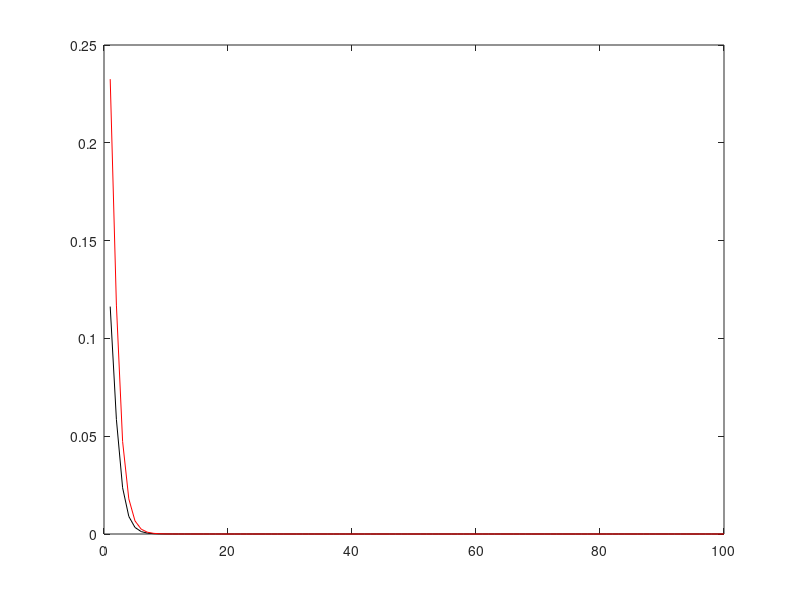

This figure's MATLAB source:
%%HW 4

%1)

% differential equation in matrix form
%A = [ 0 0 -1; 2 0 0; -1 2 4];
%I = [1 0 0; 0 1 0; 0 0 1];

%A_e = eig(A)

% eigenvalues of the matrix A

%sigma_1 = A_e(1);
%sigma_2 = A_e(2);
%sigma_3 = A_e(3);

%A_1 = A - sigma_1*I;
%rref(A_1);

%A_2 = A - sigma_2*I;
%rref(A_2);

%A_3 = A - sigma_3*I;
%rref(A_3);

%B = [-1 -1 -2 7; 2 -2 -1 5; -1 1 8 5];
%rref(B)

%2) Radioactive Nuclei decay dN/dt = -lambda * N

t = linspace(1,100,100);

s1 = 1;
s2 = 2;
N0 = 0.5;

N2 = s1 * N0 * (s2 - s1)*(exp(-s1*t) - exp(-s2*t))

plot(N2, 'k' )

hold on

s3 = 2;
s4 = 1;

N2_1 = s3 * N0 * (s4 - s3)*(exp(-s3*t) - exp(-s4*t))

plot(N2_1, 'r')
